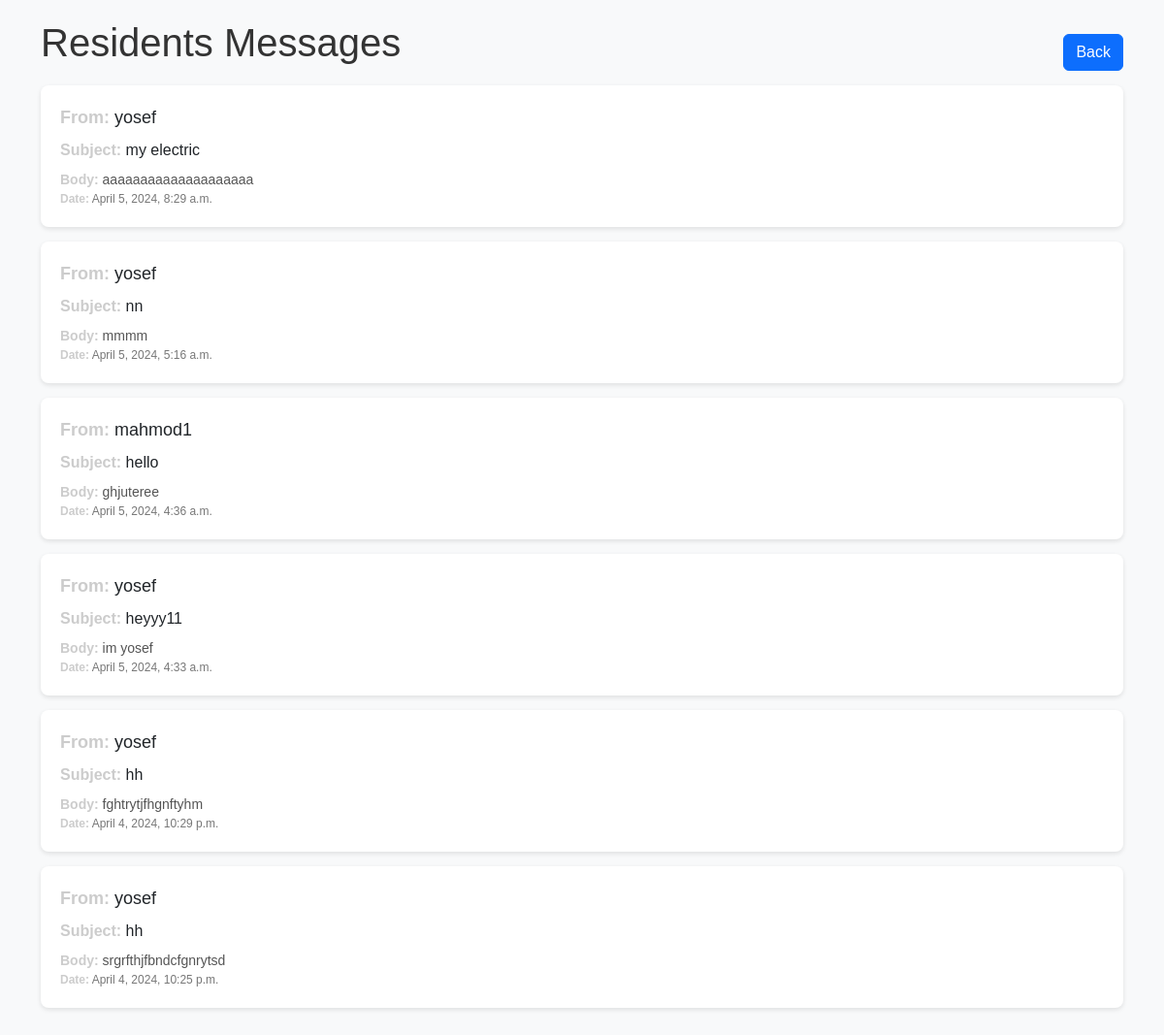
Before: /inbox/ (signed in) with the older database file.
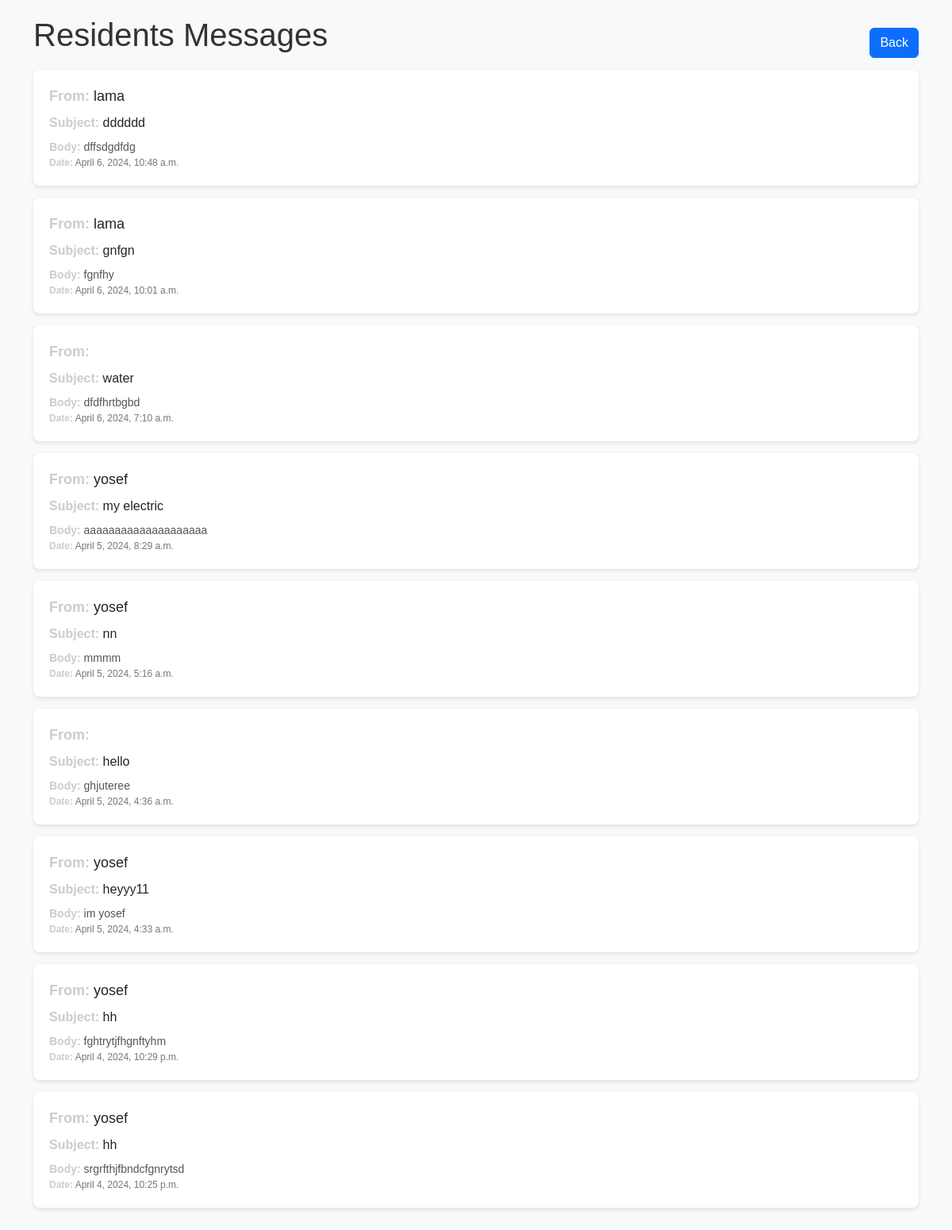
After: the same page with the newer database file.
### core/models.py (models this page shows, shortened)
class Message(models.Model):
    sender = models.ForeignKey(User, on_delete=models.SET_NULL, null=True)
    recipient = models.ForeignKey(User, on_delete=models.SET_NULL, null=True, blank=True, related_name="messages")
    name = models.CharField(max_length=200, null=True, blank=True)
    email = models.CharField(max_length=200, null=True, blank=True)
    subject = models.CharField(max_length=200, null=True, blank=True)
    body = models.TextField()
    is_read = models.BooleanField(default=False)
    created = models.DateTimeField(auto_now_add=True)
    class Meta:
        ordering = ['is_read', '-created']

### core/views.py (the view)
# urls.py: path('inbox/', views.inbox, name="inbox"),
@login_required
def inbox(request):
    user = request.user
    messages = Message.objects.filter(recipient=user).order_by('-created')
    context = {'messages': messages}
    return render(request, 'inbox.html', context)

### Template/inbox.html (shortened to what this page needs)
<!DOCTYPE html>
<html lang="en">
<head>
    <link href="https://cdn.jsdelivr.net/npm/bootstrap@5.2.3/dist/css/bootstrap.min.css" rel="stylesheet">
</head>
<body>
    <div class="container">
        <div class="d-flex justify-content-between align-items-center">
            <h1>Residents Messages</h1>
            <a href="{% url 'EmployeeM' %}" class="btn btn-primary">Back</a>
        </div>
        <ul class="list-unstyled">
            {% for message in messages %}
            <li>
                <div class="sender"><strong>From:</strong> {{ message.sender.username }}</div>
                <div class="subject"><strong>Subject:</strong> {{ message.subject }}</div>
                <div class="body"><strong>Body:</strong> {{ message.body }}</div>
                <div class="date"><strong>Date:</strong> {{ message.created }}</div>
            </li>
            {% endfor %}
        </ul>
    </div>
</body>
</html>

Changed rows visible on the page:
added Message: sender.username "lama", subject "dddddd", body "dffsdgdfdg", created "April 6, 2024, 10:48 a.m."
added Message: sender.username "lama", subject "gnfgn", body "fgnfhy", created "April 6, 2024, 10:01 a.m."
added Message: subject "water", body "dfdfhrtbgbd", created "April 6, 2024, 7:10 a.m."
changed Message "hello": sender.username "mahmod1" → (not shown)
